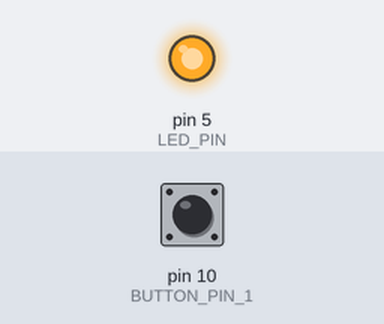
Bench run of a sketch on a simulated Arduino Uno, built with avr-gcc and run on an emulated ATmega328P. On the bench: output pins drawn as LEDs (lit = HIGH). The test bench sets the inputs (shaded band); at power-on: pin 10 (BUTTON_PIN_1) LOW.

Above: at 1.2 s.
1.3 s: pin 10 (BUTTON_PIN_1) pulled HIGH for 1 s
At 2.3 s:
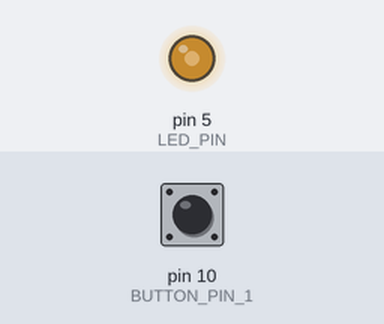
Timing chart, 0 to 4.3 s (numbered marks = the images above; inputs shaded):
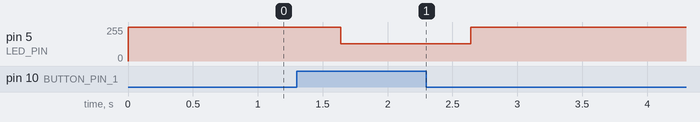

Measured:
- after the input at 1.3 s, pin 5 (LED_PIN): 255/255 → 128/255 after 0.34 s, → 255/255 1.0 s later

The sketch:

DebounceWithLibrary.ino
```cpp
/*
 Name:		DebounceWithLibrary.ino
 Created:	3/5/2017 8:17:53 PM
 Author:	RevilS
*/

// Include the Bounce2 library found here :
// https://github.com/thomasfredericks/Bounce2
#include <Bounce2.h>

#define BUTTON_PIN_1 10
//#define BUTTON_PIN_2 3


#define LED_PIN 5
int ledState = 1;

// Instantiate a Bounce object
Bounce debouncer1 = Bounce();

void setup() {

	// Setup the first button with an internal pull-up :
	pinMode(BUTTON_PIN_1, INPUT);
	// After setting up the button, setup the Bounce instance :
	debouncer1.attach(BUTTON_PIN_1);
	debouncer1.interval(300); // interval in ms

	//Setup the LED :
	pinMode(LED_PIN, OUTPUT);
	digitalWrite(LED_PIN, ledState);
}

void loop() {
	// Update the Bounce instances :
	debouncer1.update();

	// Get the updated value :
	int value1 = debouncer1.read();

	// Turn on the LED if either button is pressed :
	if (value1 == HIGH) {
		ledState = !ledState;
		digitalWrite(LED_PIN, ledState);
	}
	/*else {
		Serial.println("LOW");
		digitalWrite(LED_PIN, LOW);
	}*/

}
```
